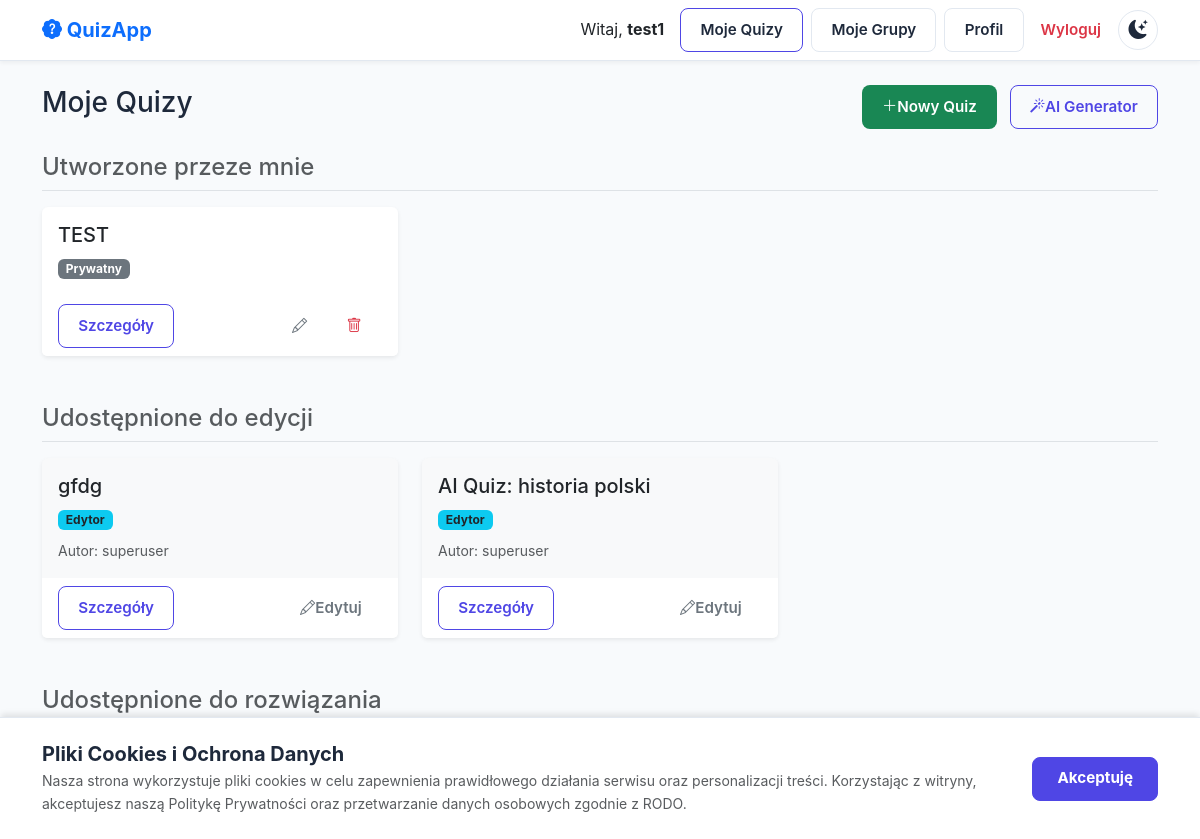
Page /my-quizzes/ (signed in) on the earlier database version.
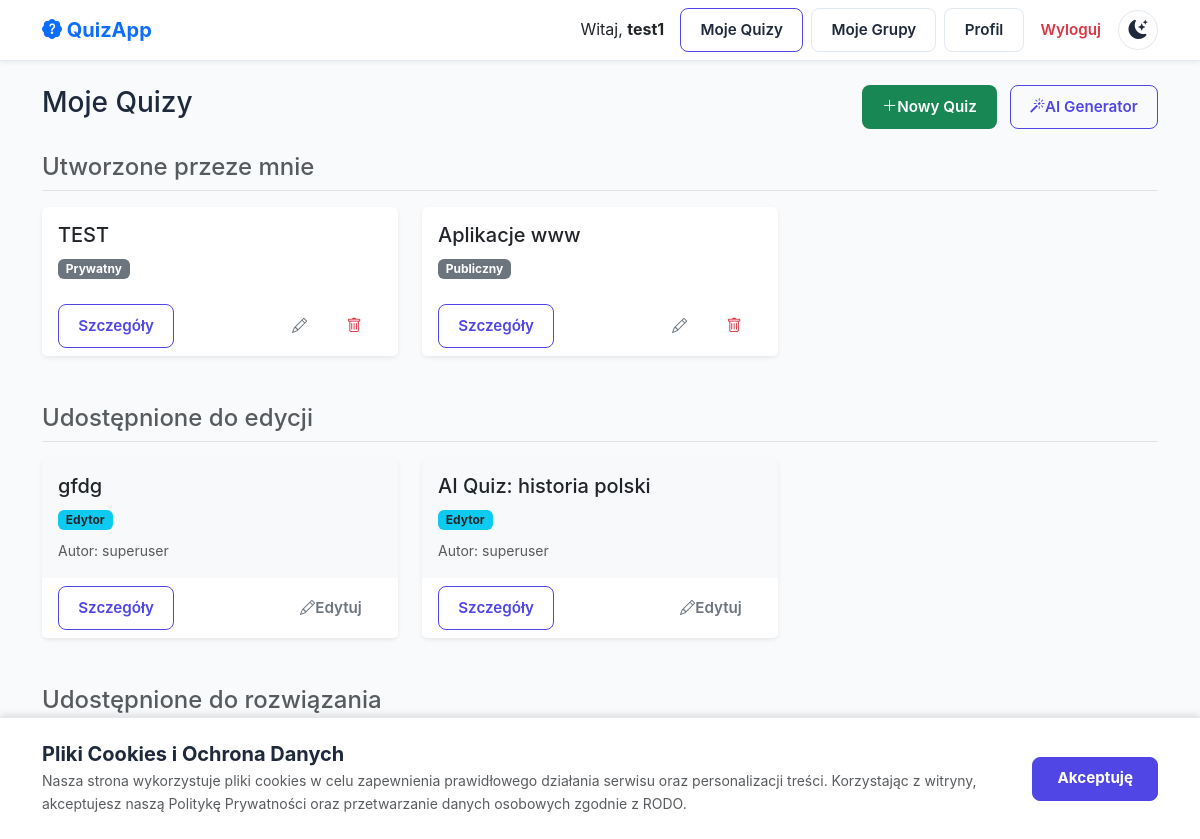
Same page on the later database version.
### quizzes/models.py (models this page shows, shortened)
class Quiz(models.Model):
    class Visibility(models.TextChoices):
        PUBLIC = 'PUBLIC', 'Publiczny'
        PRIVATE = 'PRIVATE', 'Prywatny'
    title = models.CharField(max_length=255, verbose_name="Tytuł")
    author = models.ForeignKey(settings.AUTH_USER_MODEL, on_delete=models.CASCADE, verbose_name="Autor")
    visibility = models.CharField(
        max_length=10,
        choices=Visibility.choices,
        default=Visibility.PRIVATE,
        verbose_name="Widoczność"
    )
    time_limit = models.IntegerField(
        default=0,
        verbose_name="Limit czasu (w minutach)",
        help_text="Ustaw 0, aby wyłączyć limit czasu."
    )
    questions_count_limit = models.IntegerField(
        default=10,
        verbose_name="Liczba pytań w podejściu",
        validators=[MinValueValidator(1), MaxValueValidator(30)],
        help_text="Ustal, ile pytań ma zostać wylosowanych do jednego podejścia (zakres: 1-30)."
    )
    instant_feedback = models.BooleanField(
        default=False,
        verbose_name="Natychmiastowe odpowiedzi",
        help_text="Jeśli zaznaczone, użytkownik zobaczy poprawne odpowiedzi po każdym pytaniu."
    )
    users_permissions = models.ManyToManyField(
        settings.AUTH_USER_MODEL,
        through='QuizUserPermission',
        related_name='quiz_access',
        blank=True,
        verbose_name="Uprawnienia użytkowników"
    )
    groups_permissions = models.ManyToManyField(
        QuizGroup,
        through='QuizGroupPermission',
        related_name='quiz_access',
        blank=True,
        verbose_name="Uprawnienia grup"
    )

### accounts/models.py (models this page shows)
class User(AbstractUser):
    groups = models.ManyToManyField(
        Group,
        verbose_name='groups',
        blank=True,
        help_text=(
            'Grupy, do których należy ten użytkownik. Użytkownik otrzyma wszystkie '
            'uprawnienia przyznane każdej z jego grup.'
        ),
        related_name="%(app_label)s_%(class)s_groups",
        related_query_name="user",
    )
    user_permissions = models.ManyToManyField(
        Permission,
        verbose_name='user permissions',
        blank=True,
        help_text='Specyficzne uprawnienia dla tego użytkownika.',
        related_name="%(app_label)s_%(class)s_user_permissions",
        related_query_name="user",
    )

### quizzes/views.py (the view)
# urls.py: path('my-quizzes/', views.my_quizzes_view, name='my-quizzes'),
@login_required
def my_quizzes_view(request: HttpRequest) -> HttpResponse:
    created_quizzes = Quiz.objects.filter(author=request.user)
    user_groups = request.user.group_memberships.all()
    editable_quizzes = Quiz.objects.filter(
        Q(quizuserpermission__user=request.user, quizuserpermission__role='EDITOR') |
        Q(quizgrouppermission__group__in=user_groups, quizgrouppermission__role='EDITOR')
    ).exclude(author=request.user).distinct()
    shared_quizzes = Quiz.objects.filter(
        Q(quizuserpermission__user=request.user) |
        Q(quizgrouppermission__group__in=user_groups)
    ).exclude(pk__in=created_quizzes).exclude(pk__in=editable_quizzes).distinct()
    return render(request, 'quizzes/my_quizzes.html', {
        'quizzes': created_quizzes,
        'editable_quizzes': editable_quizzes,
        'shared_quizzes': shared_quizzes
    })

### templates/quizzes/my_quizzes.html (shortened to what this page needs)
{% extends 'base.html' %}
{% block content %}
<div class="d-flex justify-content-between align-items-center mb-4">
    <h1 class="h3">Moje Quizy</h1>
    <div>
        <a href="{% url 'quiz-create' %}" class="btn btn-success">
            <i class="bi bi-plus-lg"></i> Nowy Quiz
        </a>
        <a href="{% url 'quiz-generate' %}" class="btn btn-outline-primary ms-2">
            <i class="bi bi-magic"></i> AI Generator
        </a>
    </div>
</div>
<h4 class="text-muted mb-3 border-bottom pb-2">Utworzone przeze mnie</h4>
{% if quizzes %}
    <div class="row row-cols-1 row-cols-md-2 row-cols-lg-3 g-4 mb-5">
        {% for quiz in quizzes %}
        <div class="col">
            <div class="card h-100 shadow-sm border-0">
                <div class="card-body">
                    <h5 class="card-title text-truncate">{{ quiz.title }}</h5>
                    <span class="badge bg-secondary">{{ quiz.get_visibility_display }}</span>
                </div>
                <div class="card-footer bg-white border-top-0 d-flex justify-content-between">
                    <a href="{% url 'quiz-detail' quiz.pk %}" class="btn btn-sm btn-outline-primary">Szczegóły</a>
                    <div class="btn-group">
                        <a href="{% url 'quiz-edit' quiz.pk %}" class="btn btn-sm btn-outline-secondary" title="Edytuj"><i class="bi bi-pencil"></i></a>
                        <a href="{% url 'quiz-delete' quiz.pk %}" class="btn btn-sm btn-outline-danger" title="Usuń"><i class="bi bi-trash"></i></a>
                    </div>
                </div>
            </div>
        </div>
        {% endfor %}
    </div>
{% else %}
    <p class="text-muted mb-5">Brak utworzonych quizów.</p>
{% endif %}
{% if editable_quizzes %}
<h4 class="text-muted mb-3 border-bottom pb-2">Udostępnione do edycji</h4>
    <div class="row row-cols-1 row-cols-md-2 row-cols-lg-3 g-4 mb-5">
        {% for quiz in editable_quizzes %}
        <div class="col">
            <div class="card h-100 shadow-sm border-0 bg-light">
                <div class="card-body">
                    <h5 class="card-title">{{ quiz.title }}</h5>
                    <span class="badge bg-info text-dark">Edytor</span>
                    <p class="card-text small text-muted mt-2">Autor: {{ quiz.author.username }}</p>
                </div>
                <div class="card-footer bg-white border-top-0 d-flex justify-content-between">
                    <a href="{% url 'quiz-detail' quiz.pk %}" class="btn btn-sm btn-outline-primary">Szczegóły</a>
                    <a href="{% url 'quiz-edit' quiz.pk %}" class="btn btn-sm btn-outline-secondary"><i class="bi bi-pencil"></i> Edytuj</a>
                </div>
            </div>
        </div>
        {% endfor %}
    </div>
{% endif %}
<h4 class="text-muted mb-3 border-bottom pb-2">Udostępnione do rozwiązania</h4>
{% if shared_quizzes %}
    <div class="row row-cols-1 row-cols-md-2 row-cols-lg-3 g-4">
        {% for quiz in shared_quizzes %}
        <div class="col">
            <div class="card h-100 border-dashed bg-light">
                <div class="card-body">
                    <h5 class="card-title">{{ quiz.title }}</h5>
                    <p class="card-text small text-muted">Autor: {{ quiz.author.username }}</p>
                    <a href="{% url 'quiz-detail' quiz.pk %}" class="btn btn-primary btn-sm w-100">Rozwiąż</a>
                </div>
            </div>
        </div>
        {% endfor %}
    </div>
{% else %}
    <p class="text-muted">Brak udostępnionych quizów.</p>
{% endif %}
{% endblock %}

Differences in the rows shown:
added Quiz: title "Aplikacje www", visibility "Publiczny", shown under "Utworzone przeze mnie"
